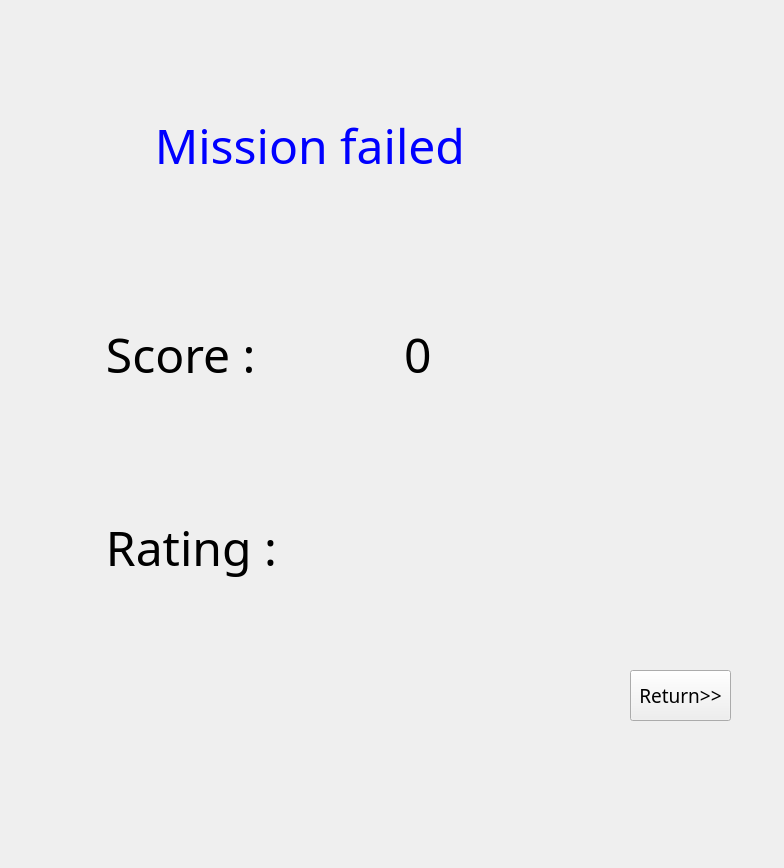
<?xml version="1.0" encoding="UTF-8"?>
<ui version="4.0">
 <class>LevelReviewClass</class>
 <widget class="QWidget" name="LevelReviewClass">
  <property name="geometry">
   <rect>
    <x>0</x>
    <y>0</y>
    <width>784</width>
    <height>868</height>
   </rect>
  </property>
  <property name="windowTitle">
   <string>LevelReview</string>
  </property>
  <widget class="QWidget" name="verticalLayoutWidget">
   <property name="geometry">
    <rect>
     <x>70</x>
     <y>250</y>
     <width>661</width>
     <height>401</height>
    </rect>
   </property>
   <layout class="QVBoxLayout" name="verticalLayout" stretch="1,1">
    <item>
     <layout class="QHBoxLayout" name="horizontalLayout_2">
      <item>
       <widget class="QLabel" name="score_label">
        <property name="font">
         <font>
          <family>MV Boli</family>
          <pointsize>36</pointsize>
         </font>
        </property>
        <property name="styleSheet">
         <string notr="true">color:#000000</string>
        </property>
        <property name="text">
         <string>  Score :</string>
        </property>
       </widget>
      </item>
      <item>
       <widget class="QLabel" name="score">
        <property name="font">
         <font>
          <family>MV Boli</family>
          <pointsize>36</pointsize>
         </font>
        </property>
        <property name="styleSheet">
         <string notr="true">color:#000000</string>
        </property>
        <property name="text">
         <string>0</string>
        </property>
       </widget>
      </item>
     </layout>
    </item>
    <item>
     <layout class="QHBoxLayout" name="horizontalLayout" stretch="6,3,3,3">
      <item>
       <widget class="QLabel" name="rating_label">
        <property name="font">
         <font>
          <family>MV Boli</family>
          <pointsize>36</pointsize>
         </font>
        </property>
        <property name="styleSheet">
         <string notr="true">0000ff</string>
        </property>
        <property name="text">
         <string>  Rating :</string>
        </property>
       </widget>
      </item>
      <item>
       <widget class="QStackedWidget" name="stackedWidget_3">
        <property name="currentIndex">
         <number>1</number>
        </property>
        <widget class="QWidget" name="page_5">
         <widget class="QLabel" name="label_7">
          <property name="geometry">
           <rect>
            <x>30</x>
            <y>65</y>
            <width>54</width>
            <height>61</height>
           </rect>
          </property>
          <property name="text">
           <string/>
          </property>
          <property name="pixmap">
           <pixmap resource="PlaneFight.qrc">:/PlaneFight/img/star1.svg</pixmap>
          </property>
         </widget>
        </widget>
        <widget class="QWidget" name="page_6">
         <widget class="QLabel" name="label_10">
          <property name="geometry">
           <rect>
            <x>40</x>
            <y>65</y>
            <width>54</width>
            <height>61</height>
           </rect>
          </property>
          <property name="text">
           <string/>
          </property>
          <property name="pixmap">
           <pixmap resource="PlaneFight.qrc">:/PlaneFight/img/star2.svg</pixmap>
          </property>
         </widget>
        </widget>
       </widget>
      </item>
      <item>
       <widget class="QStackedWidget" name="stackedWidget_2">
        <property name="currentIndex">
         <number>1</number>
        </property>
        <widget class="QWidget" name="page_3">
         <widget class="QLabel" name="label_8">
          <property name="geometry">
           <rect>
            <x>40</x>
            <y>60</y>
            <width>54</width>
            <height>71</height>
           </rect>
          </property>
          <property name="text">
           <string/>
          </property>
          <property name="pixmap">
           <pixmap resource="PlaneFight.qrc">:/PlaneFight/img/star1.svg</pixmap>
          </property>
         </widget>
        </widget>
        <widget class="QWidget" name="page_4">
         <widget class="QLabel" name="label_11">
          <property name="geometry">
           <rect>
            <x>40</x>
            <y>55</y>
            <width>54</width>
            <height>81</height>
           </rect>
          </property>
          <property name="text">
           <string/>
          </property>
          <property name="pixmap">
           <pixmap resource="PlaneFight.qrc">:/PlaneFight/img/star2.svg</pixmap>
          </property>
         </widget>
        </widget>
       </widget>
      </item>
      <item>
       <widget class="QStackedWidget" name="stackedWidget">
        <property name="currentIndex">
         <number>1</number>
        </property>
        <widget class="QWidget" name="page">
         <widget class="QLabel" name="label_9">
          <property name="geometry">
           <rect>
            <x>40</x>
            <y>60</y>
            <width>54</width>
            <height>71</height>
           </rect>
          </property>
          <property name="text">
           <string/>
          </property>
          <property name="pixmap">
           <pixmap resource="PlaneFight.qrc">:/PlaneFight/img/star1.svg</pixmap>
          </property>
         </widget>
        </widget>
        <widget class="QWidget" name="page_2">
         <widget class="QLabel" name="label_12">
          <property name="geometry">
           <rect>
            <x>40</x>
            <y>60</y>
            <width>54</width>
            <height>71</height>
           </rect>
          </property>
          <property name="text">
           <string/>
          </property>
          <property name="pixmap">
           <pixmap resource="PlaneFight.qrc">:/PlaneFight/img/star2.svg</pixmap>
          </property>
         </widget>
        </widget>
       </widget>
      </item>
     </layout>
    </item>
   </layout>
  </widget>
  <widget class="QStackedWidget" name="Title">
   <property name="geometry">
    <rect>
     <x>80</x>
     <y>80</y>
     <width>641</width>
     <height>131</height>
    </rect>
   </property>
   <property name="currentIndex">
    <number>1</number>
   </property>
   <widget class="QWidget" name="page_7">
    <widget class="QLabel" name="label">
     <property name="geometry">
      <rect>
       <x>3</x>
       <y>15</y>
       <width>621</width>
       <height>101</height>
      </rect>
     </property>
     <property name="font">
      <font>
       <family>MV Boli</family>
       <pointsize>36</pointsize>
      </font>
     </property>
     <property name="styleSheet">
      <string notr="true">color:#ff0000</string>
     </property>
     <property name="text">
      <string>    Mission Completed</string>
     </property>
    </widget>
   </widget>
   <widget class="QWidget" name="page_8">
    <widget class="QLabel" name="label_6">
     <property name="geometry">
      <rect>
       <x>0</x>
       <y>10</y>
       <width>631</width>
       <height>111</height>
      </rect>
     </property>
     <property name="font">
      <font>
       <family>MV Boli</family>
       <pointsize>36</pointsize>
      </font>
     </property>
     <property name="styleSheet">
      <string notr="true">color:#0000ff</string>
     </property>
     <property name="text">
      <string>      Mission failed</string>
     </property>
    </widget>
   </widget>
  </widget>
  <widget class="QPushButton" name="Return_bt">
   <property name="geometry">
    <rect>
     <x>630</x>
     <y>670</y>
     <width>101</width>
     <height>51</height>
    </rect>
   </property>
   <property name="font">
    <font>
     <family>MV Boli</family>
     <pointsize>14</pointsize>
    </font>
   </property>
   <property name="text">
    <string>Return&gt;&gt;</string>
   </property>
  </widget>
 </widget>
 <layoutdefault spacing="6" margin="11"/>
 <resources>
  <include location="PlaneFight.qrc"/>
 </resources>
 <connections/>
</ui>
